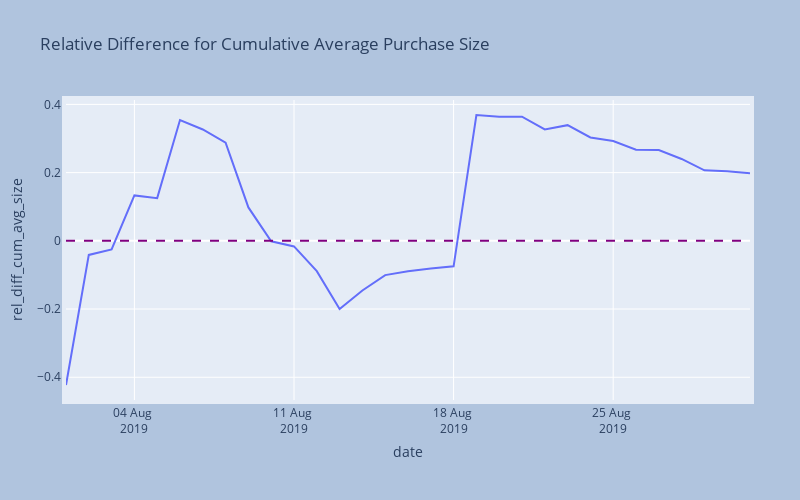

The notebook cell saved with this chart:
### Markdown cell above
##### 7. Plot Relative Difference for Cumulative Average Purchase Size.

### Code cell
# plotting relative difference for the average purchase sizes
fig = px.line(rel_diff_cum_avg_size,
              x = rel_diff_cum_avg_size['date'],
              y = rel_diff_cum_avg_size['rel_diff_cum_avg_size'],
              title = 'Relative Difference for Cumulative Average Purchase Size')
#adding reference line
fig.add_hline(y = 0,
              line_dash = 'dash',
              line_color = 'purple')
fig.update_layout(autosize = False, width = 800, height = 500, margin = dict(
        l = 50, r = 50, b = 100, t = 100, pad = 4), paper_bgcolor = 'LightSteelBlue',
                  xaxis_tickformat = '%d %b <br>%Y')
fig.show()

### Figure 1 — Plotly figure (JSON) as saved in the notebook; plotly's stock layout.template omitted (floating-point values rounded to 4 significant figures)
{"data": [{"hovertemplate": "date=%{x}<br>rel_diff_cum_avg_size=%{y}<extra></extra>", "legendgroup": "", "line": {"color": "#636efa", "dash": "solid"}, "marker": {"symbol": "circle"}, "mode": "lines", "name": "", "orientation": "v", "showlegend": false, "type": "scatter", "x": ["2019-08-01T00:00:00", "2019-08-02T00:00:00", "2019-08-03T00:00:00", "2019-08-04T00:00:00", "2019-08-05T00:00:00", "2019-08-06T00:00:00", "2019-08-07T00:00:00", "2019-08-08T00:00:00", "2019-08-09T00:00:00", "2019-08-10T00:00:00", "2019-08-11T00:00:00", "2019-08-12T00:00:00", "2019-08-13T00:00:00", "2019-08-14T00:00:00", "2019-08-15T00:00:00", "2019-08-16T00:00:00", "2019-08-17T00:00:00", "2019-08-18T00:00:00", "2019-08-19T00:00:00", "2019-08-20T00:00:00", "2019-08-21T00:00:00", "2019-08-22T00:00:00", "2019-08-23T00:00:00", "2019-08-24T00:00:00", "2019-08-25T00:00:00", "2019-08-26T00:00:00", "2019-08-27T00:00:00", "2019-08-28T00:00:00", "2019-08-29T00:00:00", "2019-08-30T00:00:00", "2019-08-31T00:00:00"], "xaxis": "x", "y": [-0.4227, -0.04138, -0.02532, 0.133, 0.1251, 0.354, 0.3264, 0.2876, 0.09788, -0.001497, -0.01647, -0.08883, -0.2001, -0.1455, -0.1005, -0.0892, -0.08138, -0.07482, 0.3689, 0.3635, 0.3638, 0.3267, 0.3391, 0.303, 0.2927, 0.2673, 0.2663, 0.24, 0.2066, 0.2042, 0.1979], "yaxis": "y"}], "layout": {"autosize": false, "height": 500, "legend": {"tracegroupgap": 0}, "margin": {"b": 100, "l": 50, "pad": 4, "r": 50, "t": 100}, "paper_bgcolor": "LightSteelBlue", "shapes": [{"line": {"color": "purple", "dash": "dash"}, "type": "line", "x0": 0, "x1": 1, "xref": "x domain", "y0": 0, "y1": 0, "yref": "y"}], "title": {"text": "Relative Difference for Cumulative Average Purchase Size"}, "width": 800, "xaxis": {"anchor": "y", "domain": [0, 1], "tickformat": "%d %b <br>%Y", "title": {"text": "date"}}, "yaxis": {"anchor": "x", "domain": [0, 1], "title": {"text": "rel_diff_cum_avg_size"}}}}
